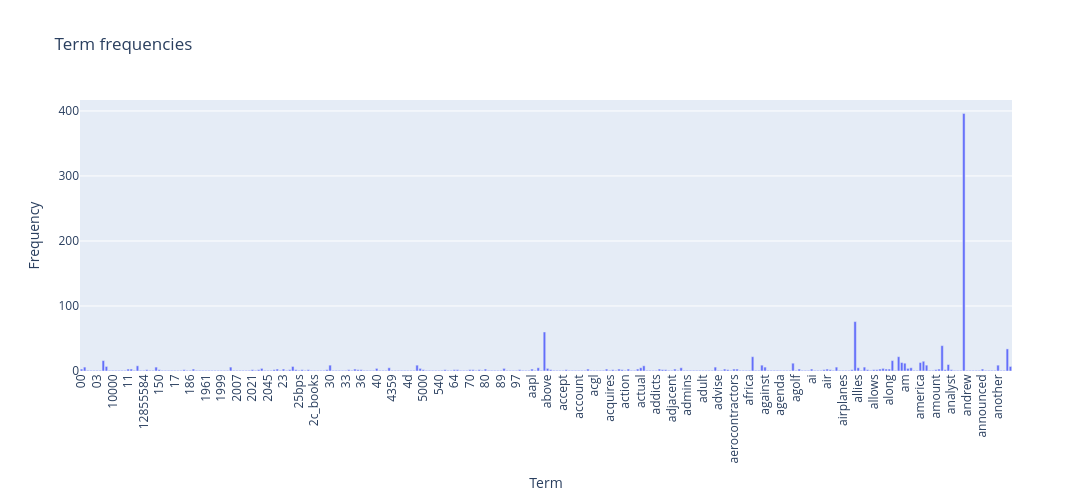

This figure's notebook cell:
### Markdown cell above
### >>> **Exercise 12 :**
用ploty 繪製圖形

### Code cell
import plotly.express as pe
x_freq = count_vect.get_feature_names_out()[:300]
y_freq = term_frequencies[:300]
df = pd.DataFrame({"term": x_freq, "freq": y_freq})
h = pe.bar(df, x= 'term', y='freq', title="Term frequencies",labels={"term": "Term", "freq": "Frequency"})
h.update_layout(xaxis_tickangle=-90, width=1600, height=500, bargap=0.2)

### Figure 1 — Plotly figure (JSON) as saved in the notebook; plotly's stock layout.template omitted (floating-point values rounded to 4 significant figures; data arrays with more than 128 entries replaced by an {"elided": "..."} marker saying what was removed)
{"data": [{"hovertemplate": "Term=%{x}<br>Frequency=%{y}<extra></extra>", "legendgroup": "", "marker": {"color": "#636efa", "pattern": {"shape": ""}}, "name": "", "orientation": "v", "showlegend": false, "textposition": "auto", "type": "bar", "x": {"elided": "300 str values"}, "xaxis": "x", "y": {"elided": "300 int values"}, "yaxis": "y"}], "layout": {"bargap": 0.2, "barmode": "relative", "height": 500, "legend": {"tracegroupgap": 0}, "title": {"text": "Term frequencies"}, "width": 1600, "xaxis": {"anchor": "y", "domain": [0, 1], "tickangle": -90, "title": {"text": "Term"}}, "yaxis": {"anchor": "x", "domain": [0, 1], "title": {"text": "Frequency"}}}}
